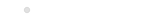
        <widget class="QGroupBox" name="groupBox_8">
         <property name="geometry">
          <rect>
           <x>430</x>
           <y>20</y>
           <width>151</width>
           <height>21</height>
          </rect>
         </property>
         <property name="styleSheet">
          <string notr="true">border:transparent;
background:transparent</string>
         </property>
         <property name="title">
          <string/>
         </property>
         <widget class="QRadioButton" name="sf_week3">
          <property name="geometry">
           <rect>
            <x>70</x>
            <y>0</y>
            <width>41</width>
            <height>21</height>
           </rect>
          </property>
          <property name="font">
           <font>
            <family>맑은 고딕</family>
            <pointsize>10</pointsize>
           </font>
          </property>
          <property name="styleSheet">
           <string notr="true">color:white
</string>
          </property>
          <property name="text">
           <string>주</string>
          </property>
         </widget>
         <widget class="QRadioButton" name="sf_month3">
          <property name="geometry">
           <rect>
            <x>120</x>
            <y>0</y>
            <width>41</width>
            <height>21</height>
           </rect>
          </property>
          <property name="font">
           <font>
            <family>맑은 고딕</family>
            <pointsize>10</pointsize>
           </font>
          </property>
          <property name="styleSheet">
           <string notr="true">color:white
</string>
          </property>
          <property name="text">
           <string>월</string>
          </property>
         </widget>
         <widget class="QRadioButton" name="sf_day3">
          <property name="geometry">
           <rect>
            <x>20</x>
            <y>0</y>
            <width>41</width>
            <height>21</height>
           </rect>
          </property>
          <property name="font">
           <font>
            <family>맑은 고딕</family>
            <pointsize>10</pointsize>
           </font>
          </property>
          <property name="styleSheet">
           <string notr="true">color:white
</string>
          </property>
          <property name="text">
           <string>일</string>
          </property>
          <property name="checked">
           <bool>true</bool>
          </property>
         </widget>
        </widget>
